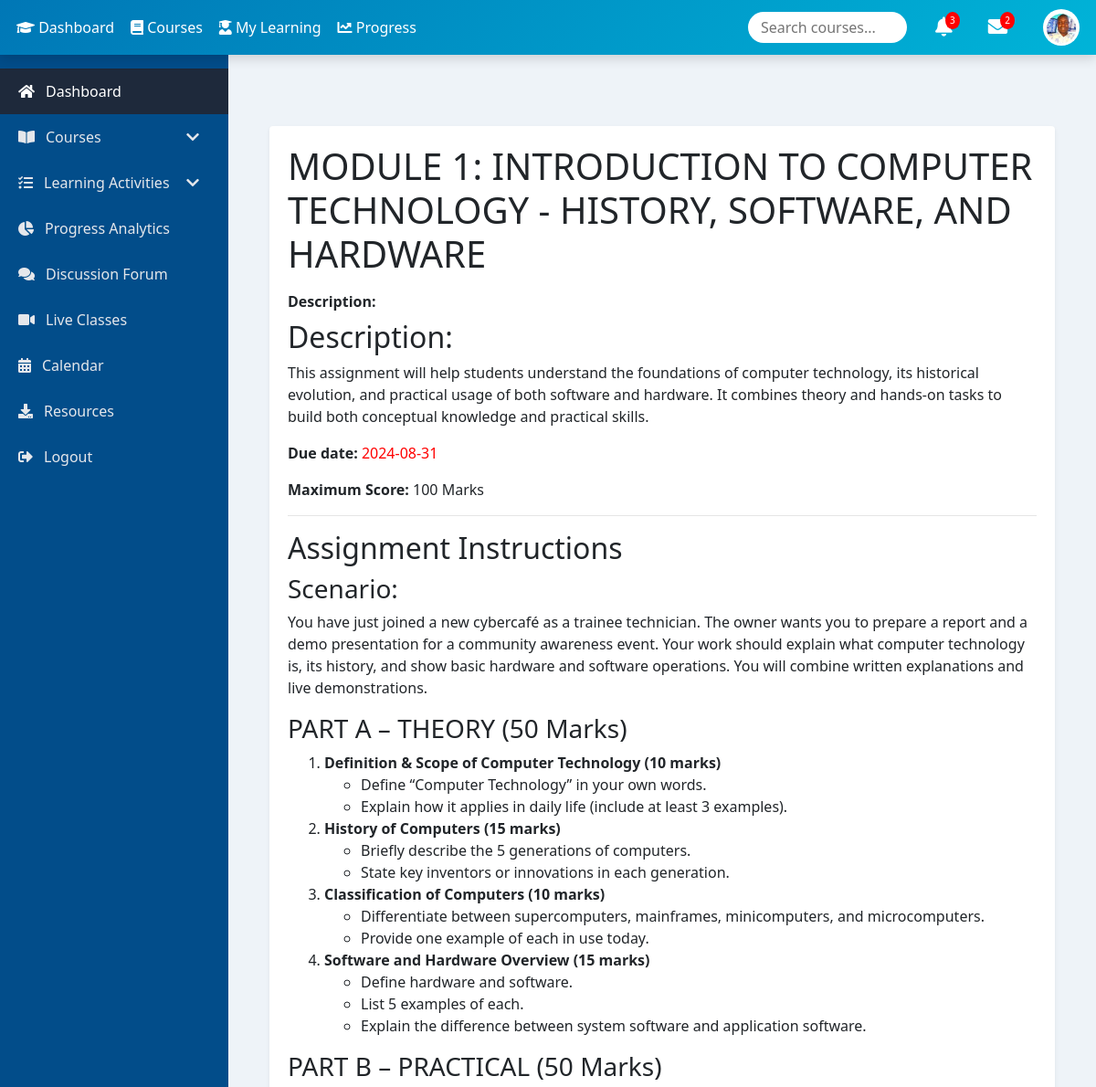
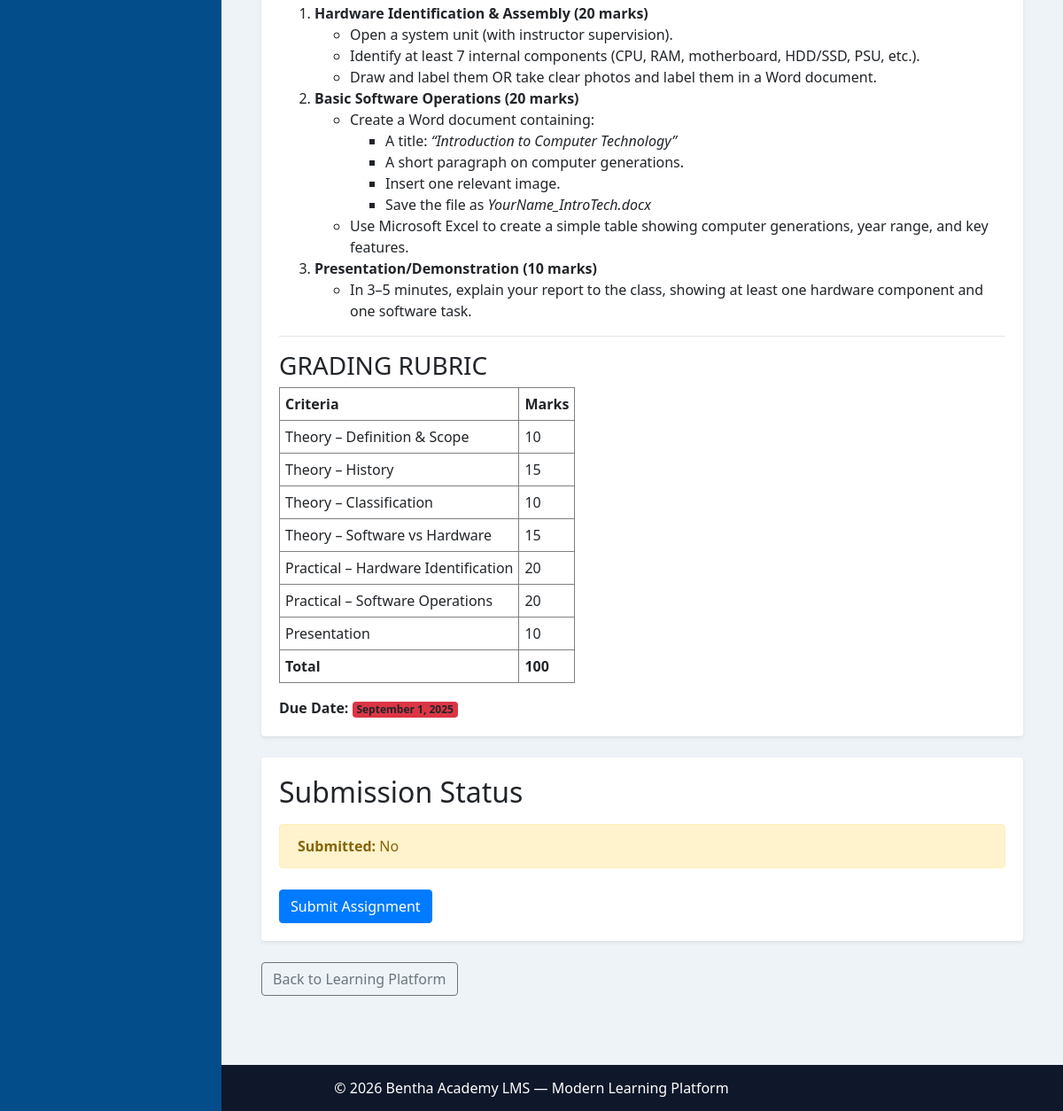
Page /assignment/1/details/ (signed in) on the committed database (2 pictures, top to bottom).
### commerce_app/models.py (models this page shows, shortened)
class UserProfile(models.Model):
    user = models.OneToOneField(User, on_delete=models.CASCADE)
    full_name = models.CharField(max_length=100)
    profile_picture = models.ImageField(upload_to='profile_pictures/', blank=True, null=True)
    bio = models.TextField(blank=True, null=True)
    phone_number = models.CharField(max_length=20, blank=True, null=True)
    email = models.EmailField(blank=True, null=True)
    location = models.CharField(max_length=100, blank=True, null=True)
    website = models.URLField(blank=True, null=True)
    date_of_birth = models.DateField(blank=True, null=True)

class Assignment(models.Model):
    course = models.ForeignKey(Course, on_delete=models.CASCADE, related_name='assignments')
    title = models.CharField(max_length=255)
    description = models.TextField(blank=True, null=True)
    due_date = models.DateField()
    max_score = models.IntegerField(blank=True, null=True)

### commerce_app/views.py (the view)
# urls.py: path('assignment/<int:assignment_id>/details/', assignment_details, name='assignment_details'),
@login_required
def assignment_details(request, assignment_id):
    user_profile = UserProfile.objects.get(user=request.user)  # Fetch the user's profile
    assignment = get_object_or_404(Assignment, id=assignment_id)
    submission = Submission.objects.filter(user=request.user, assignment=assignment).first()
    course_id = assignment.course.id  # Update this according to your data model
    return render(request, 'assignment_details.html', {
        'assignment': assignment,
        'submission': submission,
        'course_id': course_id,
        'user_profile': user_profile  # Add user_profile to the context
    })

### commerce_app/templates/assignment_details.html (shortened to what this page needs)
{% extends "master.html" %}
{% block content %}
<div class="container my-5">
    <div class="card shadow-sm border-0 mb-4">
        <div class="card-body">
            <h1 class="card-title fw-bold mb-3">
                 {{ assignment.title }}
            </h1>
            <p class="mb-2"><strong>Description:</strong> <span class="text-muted">{{ assignment.description|safe }}</span></p>
            <p class="mb-0"><strong>Due Date:</strong>
                <span class="badge bg-danger">{{ assignment.due_date|date:"F j, Y" }}</span>
            </p>
        </div>
    </div>
    <div class="card shadow-sm border-0">
        <div class="card-body">
            <h2 class="fw-bold mb-3"> Submission Status</h2>
            {% if submission %}
                <div class="alert alert-success d-flex align-items-center">
                    <i class="bi bi-check-circle-fill me-2"></i>
                    <div>
                        <strong>Submitted:</strong> Yes <br>
                        <strong>Score:</strong> {{ submission.score }} / {{ assignment.total_score }}<br>
                        <strong>Submitted On:</strong> {{ submission.submitted_at|date:"F j, Y H:i" }}
                    </div>
                </div>
                <h3 class="fw-semibold">Your Submission:</h3>
                <div class="p-3 bg-light rounded" style="white-space: pre-wrap;">
                    {{ submission.content|safe }}
                </div>
            {% else %}
                <div class="alert alert-warning d-flex align-items-center">
                    <div>
                        <strong>Submitted:</strong> No
                    </div>
                </div>
                <a href="{% url 'submit_assignment' assignment.id %}" class="btn btn-primary mt-2">
                     Submit Assignment
                </a>
            {% endif %}
        </div>
    </div>
    <div class="mt-4">
        <a href="{% url 'learning_management_platform' course_id=course_id %}" class="btn btn-outline-secondary">
             Back to Learning Platform
        </a>
    </div>
</div>
{% endblock %}

### commerce_app/templates/master.html (shortened to what this page needs)
{% load static %}
<!DOCTYPE html>
<html lang="en">
<head>
<link rel="stylesheet" href="https://stackpath.bootstrapcdn.com/bootstrap/4.5.2/css/bootstrap.min.css">
<link rel="stylesheet" href="https://cdnjs.cloudflare.com/ajax/libs/font-awesome/5.15.4/css/all.min.css">
</head>
<body>
<div class="topnav" id="topnav">
<div class="nav-left">
<a href="{% url 'dashboard' %}"><i class="fas fa-graduation-cap"></i> Dashboard</a>
<a href="#"><i class="fas fa-book"></i> Courses</a>
<a href="#"><i class="fas fa-user-graduate"></i> My Learning</a>
<a href="#"><i class="fas fa-chart-line"></i> Progress</a>
</div>
<div class="nav-right">
<div class="search-box mr-3">
<input type="text" placeholder="Search courses...">
</div>
<div class="mr-4 position-relative">
<i class="fas fa-bell fa-lg"></i>
<span class="badge-notify">3</span>
</div>
<div class="mr-4 position-relative">
<i class="fas fa-envelope fa-lg"></i>
<span class="badge-notify">2</span>
</div>
<div class="profile-picture" onclick="toggleProfile()">
<img src="{% if user_profile and user_profile.profile_picture %}{{ user_profile.profile_picture.url }}{% else %}{% static 'images/default_image.png' %}{% endif %}" class="profile-img">
</div>
</div>
</div>
<nav class="sidenav" id="sidenav">
<ul class="nav flex-column">
<li><a class="nav-link active" href="{% url 'dashboard' %}"><i class="fas fa-home"></i> Dashboard</a></li>
<li class="has-submenu">
<a class="nav-link"><i class="fas fa-book-open"></i> Courses <i class="fas fa-chevron-down ml-auto"></i></a>
</li>
<li class="has-submenu">
<a class="nav-link"><i class="fas fa-tasks"></i> Learning Activities <i class="fas fa-chevron-down ml-auto"></i></a>
</li>
<li><a class="nav-link" href="#"><i class="fas fa-chart-pie"></i> Progress Analytics</a></li>
<li><a class="nav-link" href="#"><i class="fas fa-comments"></i> Discussion Forum</a></li>
<li><a class="nav-link" href="#"><i class="fas fa-video"></i> Live Classes</a></li>
<li><a class="nav-link" href="#"><i class="fas fa-calendar-alt"></i> Calendar</a></li>
<li><a class="nav-link" href="#"><i class="fas fa-download"></i> Resources</a></li>
<li><a class="nav-link" href="{% url 'logout' %}"><i class="fas fa-sign-out-alt"></i> Logout</a></li>
</ul>
</nav>
<main class="content">
{% block content %}{% endblock %}
</main>
<footer>© 2026 Bentha Academy LMS — Modern Learning Platform</footer>
</body>
</html>

### commerce_app/templates/master.html (style rules this page uses)
body, html { margin:0;font-family:'Segoe UI',sans-serif;background:#eef3f8 }
.topnav { position:fixed;top:0;width:100%; background:linear-gradient(135deg,#0077b6,#00b4d8); color:white;z-index:1001; display:flex;align-items:center; padding:10px 18px;box-shadow:0 4px 12px rgba(0,0,0,.15); flex-wrap:wrap; }
.topnav a { color:white;text-decoration:none;margin-right:18px;font-weight:500 }
.nav-left { display:flex;align-items:center;flex-wrap:wrap }
.nav-right { margin-left:auto;display:flex;align-items:center;gap:15px;flex-wrap:wrap }
.search-box { background:white;border-radius:20px;padding:4px 12px }
.search-box input { border:none;outline:none;width:150px }
.badge-notify { position:absolute;top:-5px;right:-8px; background:red;color:white;font-size:10px; border-radius:50%;padding:2px 5px; }
.profile-picture { width:40px;height:40px;border-radius:50%; overflow:hidden;cursor:pointer;flex-shrink:0; }
.profile-img { width:100%;height:100%;object-fit:cover }
.sidenav { position:fixed;top:60px;left:0;width:250px; height:calc(100% - 60px);background:#024d8a; color:white;overflow-y:auto;transition:.3s;padding-top:15px; z-index:1000; }
.sidenav .nav-link { padding:13px 20px;color:#e5e7eb; display:flex;align-items:center;font-weight:500; }
.sidenav .nav-link i { margin-right:12px }
.sidenav .nav-link:hover, .sidenav .nav-link.active { background:#1e293b;color:white }
.content { margin-left:250px;margin-top:60px;padding:30px; min-height:calc(100vh - 60px);background:#eef3f8; }
footer { background:#0f172a;color:white;text-align:center;padding:14px }

### rows in the picture
UserProfile: profile_picture (picture)
Assignment: title "MODULE 1: INTRODUCTION TO COMPUTER TECHNOLOGY - HISTORY, SOFTWARE, AND HARDWARE", description "Description: This assignment will help students understand the foundations of computer technology, its historical evolution, and practical usage of both software and hardware. It combines theory and hands-on tasks to build both conceptual knowledge and practical skills. Due date: 2024-08-31 Maximum Score: 100 Marks Assignment Instructions Scenario: You have just joined a new cybercafé as a trainee technician. The owner wants you to prepare a report and a demo presentation for a community awareness event. Your work should explain what computer technology is, its history, and show basic hardware and software operations. You will combine written explanations and live demonstrations. PART A –…", due_date "September 1, 2025"
